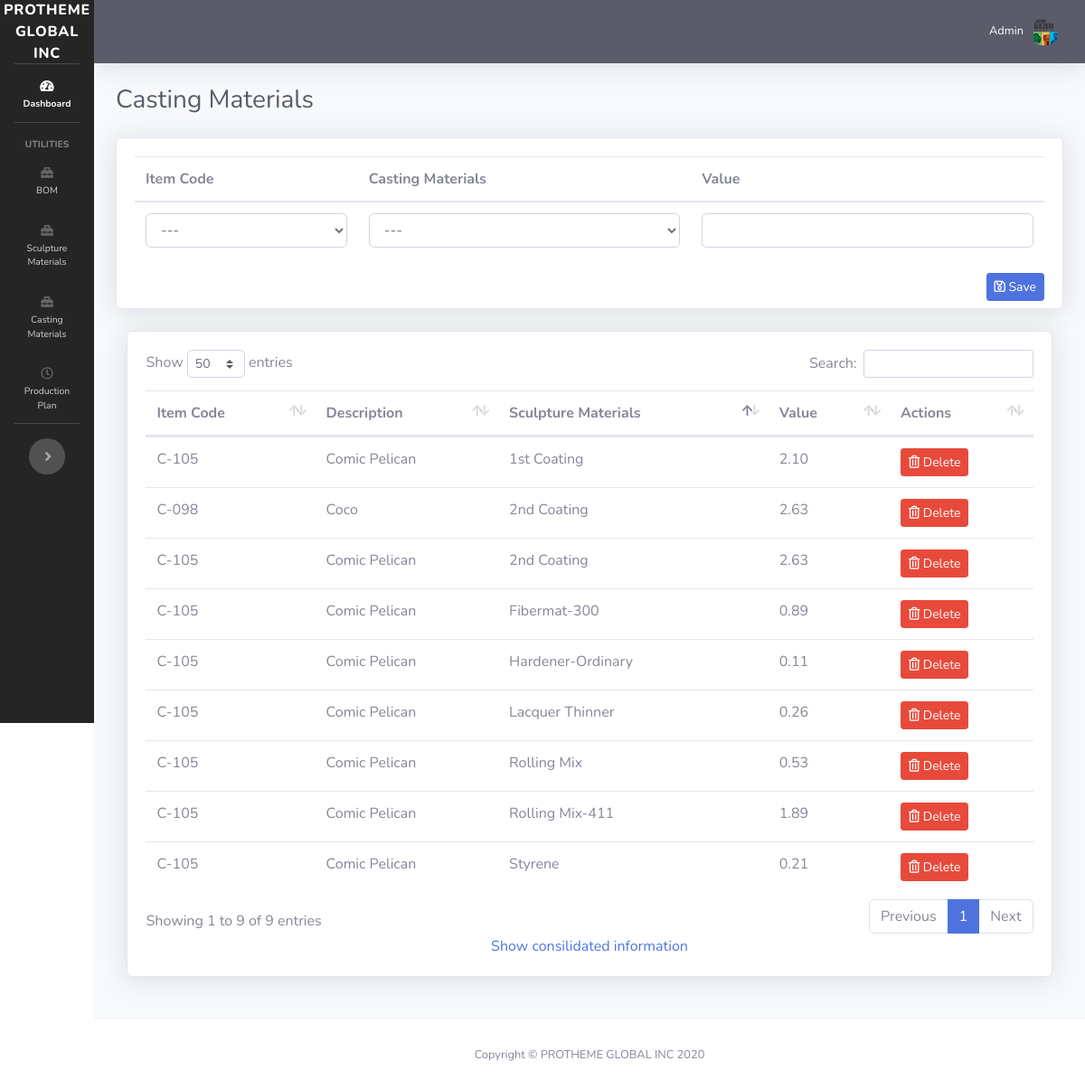
The app's page /casting-materials.php with its own data.
### tables this page shows
CREATE TABLE `item_casting_material` (
  `id` int(11) NOT NULL,
  `item_id` int(11) NOT NULL,
  `sculpture_id` int(11) NOT NULL,
  `item_value` decimal(12,2) NOT NULL
);

CREATE TABLE `item` (
  `id` int(11) NOT NULL,
  `item_code` varchar(128) NOT NULL,
  `item_description` varchar(128) NOT NULL,
  `material` varchar(128) NOT NULL,
  `finish` varchar(128) NOT NULL
);

CREATE TABLE `casting_materials` (
  `id` int(11) NOT NULL,
  `description` varchar(128) NOT NULL,
  `price` decimal(12,4) NOT NULL
);

### casting-materials.php (the view, shortened to what this page needs)
<?php
require_once 'dbh.php';
include("sidebar.php");
$getItemSculptureMaterials = $mysqli->query('SELECT i.item_code, i.item_description, icm.item_value, cm.description, cm.id
FROM item_casting_material icm
JOIN item i
ON i.id = icm.item_id
JOIN casting_materials cm
ON cm.id = icm.sculpture_id') or die ($mysqli->error);
?>
<div id="content-wrapper" class="d-flex flex-column">
    <div id="content">
        <?php
        include("topbar.php");
        ?>
        <div class="container-fluid">
            <div class="d-sm-flex align-items-center justify-content-between mb-4">
                <h1 class="h3 mb-0 text-gray-800">Casting Materials</h1>
            </div>
            <div class="row">
                <div class="col-lg-12 mb-4">
                    <div class="card shadow mb-4">
                        <form action="process_item.php" method="POST" class="mb-1">
                            <div class="card-body">
                                <table class="table">
                                    <thead>
                                    <tr>
                                        <th>Item Code</th>
                                        <th>Casting Materials</th>
                                        <th>Value</th>
                                    </tr>
                                    </thead>
                                    <tbody>
                                    <tr>
                                        <td>
                                            <select class="form-control" name="item_code" required>
                                                <option value="">---</option>
                                            </select>
                                        </td>
                                        <td>
                                            <select class="form-control" name="casting_material" required>
                                                <option value="">---</option>
                                            </select>
                                        </td>
                                        <td>
                                            <input type="number" name="item_value" class="form-control" step="0.00001"  required>
                                        </td>
                                    </tr>
                                    </tbody>
                                </table>
                                <button type="submit" class="btn btn-primary btn-sm mb-1 float-right" name="save_casting_materials"><i class="far fa-save"></i> Save</button>
                        </form>
                    </div>
                </div>
                <div class="col-lg-12 mb-4">
                    <div class="card shadow mb-12" style="padding: 2%;">
                        <table class="table" id="itemSculptureMaterials">
                            <thead>
                            <tr>
                                <th>Item Code</th>
                                <th>Description</th>
                                <th>Sculpture Materials</th>
                                <th>Value</th>
                                <th>Actions</th>
                            </tr>
                            </thead>
                            <tbody>
                            <?php while($newItemSculptureMaterials=$getItemSculptureMaterials->fetch_assoc()){ ?>
                                <tr>
                                    <td><?php echo $newItemSculptureMaterials['item_code']; ?></td>
                                    <td><?php echo $newItemSculptureMaterials['item_description']; ?></td>
                                    <td><?php echo $newItemSculptureMaterials['description']; ?></td>
                                    <td><?php echo $newItemSculptureMaterials['item_value']; ?></td>
                                    <td>
                                        <button type="button" class="btn btn-sm btn-danger float-left" data-toggle="modal" data-target="#exampleModal<?php echo $newItemSculptureMaterials['id']; ?>">
                                            <i class="far fa-trash-alt"></i> Delete
                                        </button>
                                    </td>
                                </tr>
                            <?php }?>
                            </tbody>
                        </table>
                        <a href="casting_materials_consolidated.php" target="_blank" style="text-align: center;">Show consilidated information</a>
                    </div>
                </div>
            </div>
        </div>
    </div>
</div>
<?php include("footer.php"); ?>

### sidebar.php (style rules this page uses)
::placeholder { opacity: 0.7 !important; }
body, input, textarea { scroll-behavior: smooth !important; }

### records on screen
item_casting_material: item.item_code "C-105", item.item_description "Comic Pelican", casting_materials.description "1st Coating", item_value "2.10"
item_casting_material: item.item_code "C-098", item.item_description "Coco", casting_materials.description "2nd Coating", item_value "2.63"
item_casting_material: item.item_code "C-105", item.item_description "Comic Pelican", casting_materials.description "Fibermat-300", item_value "0.89"
item_casting_material: item.item_code "C-105", item.item_description "Comic Pelican", casting_materials.description "Rolling Mix-411", item_value "1.89"
item_casting_material: item.item_code "C-105", item.item_description "Comic Pelican", casting_materials.description "Rolling Mix", item_value "0.53"
item_casting_material: item.item_code "C-105", item.item_description "Comic Pelican", casting_materials.description "Hardener-Ordinary", item_value "0.11"
item_casting_material: item.item_code "C-105", item.item_description "Comic Pelican", casting_materials.description "Lacquer Thinner", item_value "0.26"
item_casting_material: item.item_code "C-105", item.item_description "Comic Pelican", casting_materials.description "2nd Coating", item_value "2.63"
item_casting_material: item.item_code "C-105", item.item_description "Comic Pelican", casting_materials.description "Styrene", item_value "0.21"
